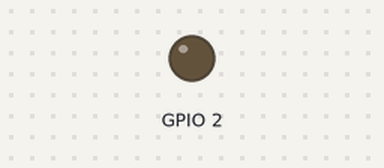
Bench run of a sketch on a simulated ESP32. Parts: output pins drawn as LEDs (lit = HIGH). WiFi joins after 1.5 s; servers stay silent unless stated; uploads are accepted with an empty reply; what the sketch prints to the serial monitor is not drawn.

Above: at 6.0 s.
At 10.1 s:
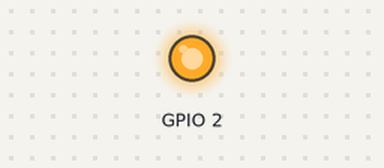
Timing chart, 0 to 12.7 s (numbered marks = the images above):
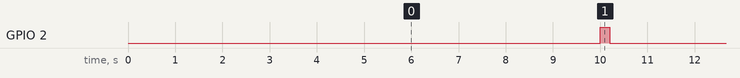

Measured:
- by itself, GPIO 2: alternates HIGH for 0.20 s and LOW for 8.0 s

The sketch:

index.ino
```cpp
#include <WiFi.h>
#include <HTTPClient.h>
#include <ArduinoJson.h>

const char* ssid = "{wifi-ssid}";
const char* password = "{wifi-password}";

const char* cloudUrl = "{cloud-url}";
int segundos = 0;

const size_t CAPACITY = JSON_OBJECT_SIZE(5);
String payload;

int tensao = 220;

void setup() {
  Serial.begin(9600);
  WiFi.begin(ssid, password);

  while ((WiFi.status() != WL_CONNECTED)) {
    delay(1000);
    Serial.println("Conectando ao WiFi...");
  }

  Serial.println("Conectado ao WiFi!");
  pinMode(2, OUTPUT);
}

void loop() {
  if ((WiFi.status() == WL_CONNECTED)) {
    if (segundos == 8) {
      digitalWrite(2, HIGH);

      HTTPClient http;

      http.begin(cloudUrl);
      http.addHeader("Content-Type", "application/json");

      StaticJsonDocument<CAPACITY> jsonDoc;
      JsonObject jsonPayload = jsonDoc.to<JsonObject>();

      int corrente = 1;

      jsonPayload["data"] = "2019-06-18T01:24:38.287Z";
      jsonPayload["corrente"] = corrente;
      jsonPayload["tensao"] = tensao;
      jsonPayload["potencia"] = corrente * tensao;
      jsonPayload["tempoArcoAberto"] = segundos;

      serializeJson(jsonDoc, payload);

      int responseStatusCode = http.POST(payload);

      Serial.println(responseStatusCode);
      http.end();
      payload = "";

      Serial.println("Fim da requisição ao servidor.");
      digitalWrite(2, LOW);
      segundos = 0;
    }

    segundos++;
    delay(1000);
  }
}
```
